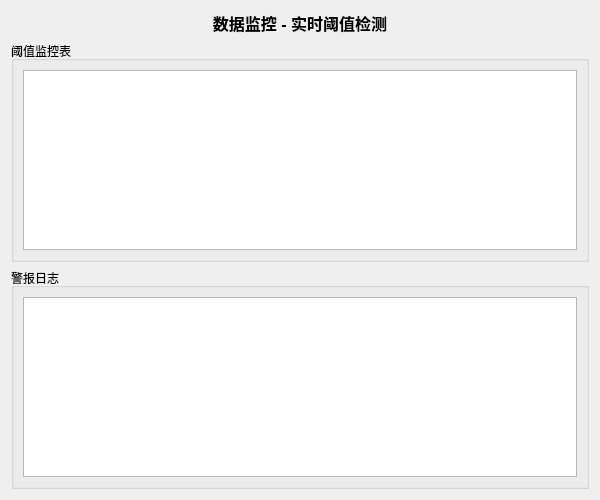
<?xml version="1.0" encoding="UTF-8"?>
<ui version="4.0">
 <class>DataMonitorWidget</class>
 <widget class="QWidget" name="DataMonitorWidget">
  <property name="geometry">
   <rect>
    <x>0</x>
    <y>0</y>
    <width>600</width>
    <height>500</height>
   </rect>
  </property>
  <property name="windowTitle">
   <string>数据监控</string>
  </property>
  <layout class="QVBoxLayout" name="verticalLayout">
   <item>
    <widget class="QLabel" name="titleLabel">
     <property name="text">
      <string>数据监控 - 实时阈值检测</string>
     </property>
     <property name="font">
      <font>
       <pointsize>12</pointsize>
       <weight>75</weight>
       <bold>true</bold>
      </font>
     </property>
     <property name="alignment">
      <set>Qt::AlignCenter</set>
     </property>
    </widget>
   </item>
   <item>
    <widget class="QGroupBox" name="thresholdGroupBox">
     <property name="title">
      <string>阈值监控表</string>
     </property>
     <layout class="QVBoxLayout" name="verticalLayout_2">
      <item>
       <widget class="QTableWidget" name="thresholdTable">
        <property name="alternatingRowColors">
         <bool>true</bool>
        </property>
        <property name="selectionBehavior">
         <enum>QAbstractItemView::SelectRows</enum>
        </property>
       </widget>
      </item>
     </layout>
    </widget>
   </item>
   <item>
    <widget class="QGroupBox" name="alertGroupBox">
     <property name="title">
      <string>警报日志</string>
     </property>
     <layout class="QVBoxLayout" name="verticalLayout_3">
      <item>
       <widget class="QTextEdit" name="alertLogEdit">
        <property name="readOnly">
         <bool>true</bool>
        </property>
        <property name="maximumHeight">
         <number>150</number>
        </property>
       </widget>
      </item>
     </layout>
    </widget>
   </item>
  </layout>
 </widget>
 <resources/>
 <connections/>
</ui>
